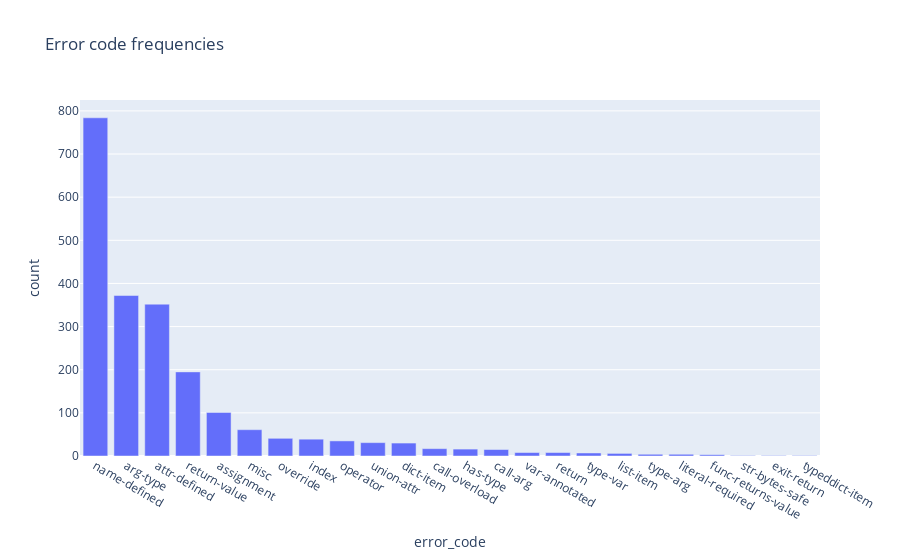

Notebook code cell kept with this figure:
### Code cell
# checking mypy feedbacks
from spot.visualization import show_feedback_stats

if train_R1:
    error_groups = show_feedback_stats(r1_src_datasets["test"])

### Figure 1 — Plotly figure (JSON) as saved in the notebook; plotly's stock layout.template omitted (floating-point values rounded to 4 significant figures)
{"data": [{"alignmentgroup": "True", "hovertemplate": "error_code=%{x}<br>count=%{y}<extra></extra>", "legendgroup": "", "marker": {"color": "#636efa", "pattern": {"shape": ""}}, "name": "", "offsetgroup": "", "orientation": "v", "showlegend": false, "textposition": "auto", "type": "bar", "x": ["name-defined", "arg-type", "attr-defined", "return-value", "assignment", "misc", "override", "index", "operator", "union-attr", "dict-item", "call-overload", "has-type", "call-arg", "var-annotated", "return", "type-var", "list-item", "type-arg", "literal-required", "func-returns-value", "str-bytes-safe", "exit-return", "typeddict-item"], "xaxis": "x", "y": [784, 372, 352, 195, 101, 61, 41, 39, 35, 31, 30, 17, 16, 15, 8, 8, 7, 6, 4, 4, 3, 1, 1, 1], "yaxis": "y"}], "layout": {"barmode": "relative", "legend": {"tracegroupgap": 0}, "title": {"text": "Error code frequencies"}, "xaxis": {"anchor": "y", "domain": [0, 1], "title": {"text": "error_code"}}, "yaxis": {"anchor": "x", "domain": [0, 1], "title": {"text": "count"}}}}
